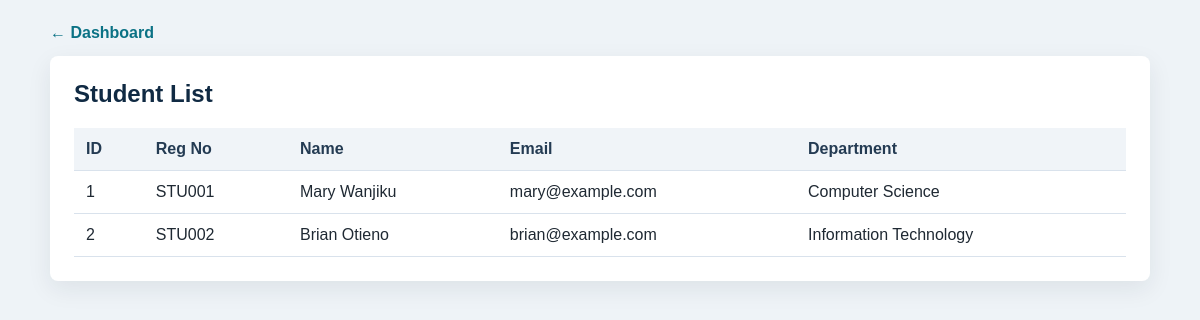
/students/view_students.php (signed in), run on the app's committed database.
### tables this page shows
CREATE TABLE students (
    id INT AUTO_INCREMENT PRIMARY KEY,
    reg_no VARCHAR(100),
    fullname VARCHAR(200),
    email VARCHAR(150),
    department VARCHAR(100)
);

### students/view_students.php (the view, shortened to what this page needs)
<?php
include '../config/db.php';
$query = "SELECT * FROM students";
$result = mysqli_query($conn, $query);
?>
<!DOCTYPE html>
<html>
<head>
    <link rel="stylesheet" href="../assets/css/style.css">
</head>
<body>
<main class="page">
<a class="back-link" href="../dashboard.php">&larr; Dashboard</a>
<section class="panel">
<h2>Student List</h2>
<table>
<tr>
    <th>ID</th>
    <th>Reg No</th>
    <th>Name</th>
    <th>Email</th>
    <th>Department</th>
</tr>
<?php while($row = mysqli_fetch_assoc($result)){ ?>
<tr>
    <td><?php echo $row['id']; ?></td>
    <td><?php echo $row['reg_no']; ?></td>
    <td><?php echo $row['fullname']; ?></td>
    <td><?php echo $row['email']; ?></td>
    <td><?php echo $row['department']; ?></td>
</tr>
<?php } ?>
</table>
</section>
</main>
</body>
</html>

### assets/css/style.css (style rules this page uses)
body { font-family: Arial, sans-serif; background: #eef3f7; color: #1f2933; margin: 0; padding: 24px; }
.page { max-width: 1100px; margin: 0 auto; }
.panel { background: #fff; border-radius: 8px; box-shadow: 0 8px 24px rgba(31, 41, 51, 0.08); margin-bottom: 20px; padding: 24px; }
h1, h2, h3 { color: #102a43; margin-top: 0; }
.back-link { color: #0b7285; display: inline-block; font-weight: 700; margin-bottom: 14px; text-decoration: none; }
table { border-collapse: collapse; width: 100%; }
th, td { border-bottom: 1px solid #d9e2ec; padding: 12px; text-align: left; }
th { background: #f0f4f8; color: #243b53; }

### data on the page
students: id "1", reg_no "STU001", fullname "Mary Wanjiku", email "mary@example.com", department "Computer Science"
students: id "2", reg_no "STU002", fullname "Brian Otieno", email "brian@example.com", department "Information Technology"
